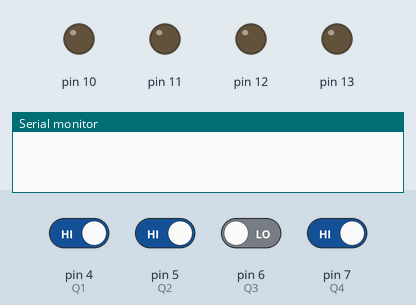
Simulated run of this sketch. Board: Arduino Uno, built with avr-gcc and run on an emulated ATmega328P. Shown: output pins drawn as LEDs (lit = HIGH), the last lines printed to the serial monitor. The inputs (shaded band) are chosen by the test bench; at power-on: pin 4 (Q1), pin 5 (Q2), pin 7 (Q4) HIGH, pin 6 (Q3) LOW.

Above: at 1.2 s.
1.3 s: pin 4 (Q1) driven LOW
2.8 s: pin 7 (Q4) driven LOW
At 3.9 s:
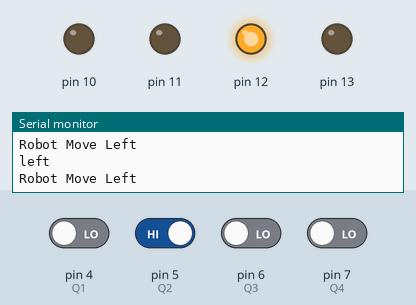
4.3 s: pin 6 (Q3) driven HIGH
At 5.4 s:
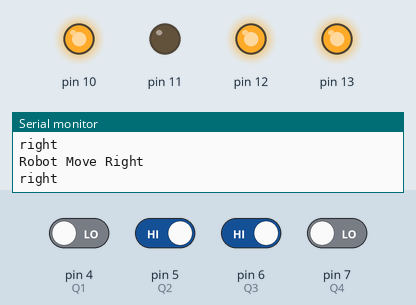
5.8 s: pin 5 (Q2) driven LOW
At 7.0 s:
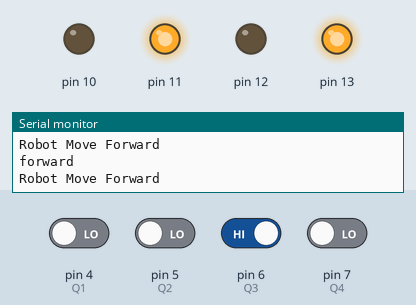
7.3 s: pin 5 (Q2) driven HIGH
At 8.3 s:
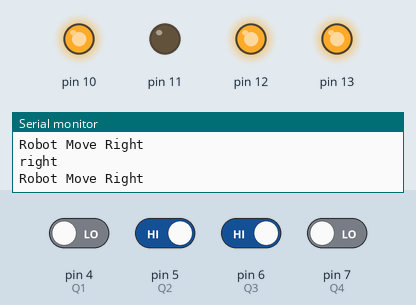
10.3 s: pin 6 (Q3) driven LOW
At 11.3 s:
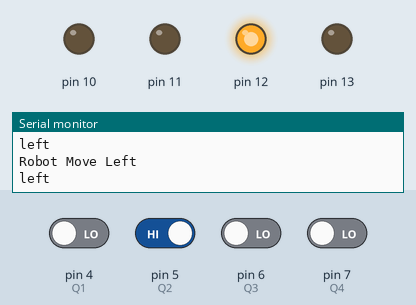
Timing chart, 0 to 13.3 s (numbered marks = the images above; inputs shaded):
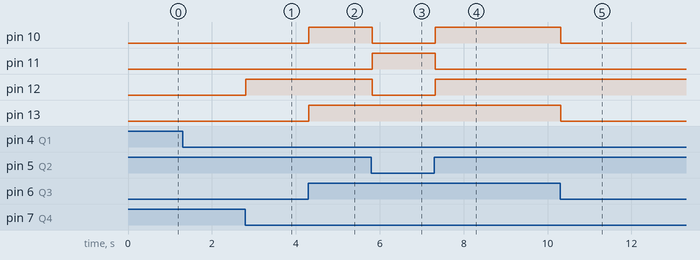

Measured:
- after the input at 2.8 s, pin 12: LOW → HIGH at once
- after the input at 4.3 s, pin 10, pin 13: LOW → HIGH at once
- after the input at 5.8 s, pin 10, pin 12: HIGH → LOW at once; pin 11: LOW → HIGH at once
- after the input at 7.3 s, pin 10, pin 12: LOW → HIGH at once; pin 11: HIGH → LOW at once
- after the input at 10.3 s, pin 10, pin 13: HIGH → LOW at once

The sketch:

Mobile_Controlled_Robot.ino
```cpp
#define Q1 4
#define Q2 5
#define Q3 6
#define Q4 7

void setup() {
  // put your setup code here, to run once:
  pinMode (10, OUTPUT);
  pinMode (11, OUTPUT);
  pinMode (12, OUTPUT);
  pinMode (13, OUTPUT);
  pinMode (Q1, INPUT);
  pinMode (Q2, INPUT);
  pinMode (Q3, INPUT);
  pinMode (Q4, INPUT);
  Serial.begin (9600);


}

void loop() {
  // put your main code here, to run repeatedly:

  int D0 = digitalRead(Q1);
  int D1 = digitalRead (Q2);
  int D2 = digitalRead (Q3);
  int D3 = digitalRead (Q4);
  if ((D0 == 0) && (D1 == 0) && (D2 == 1) && (D3 == 0)) {
    forward();
    Serial.println("Robot Move Forward");
  }
  if ((D0 == 0) && (D1 == 1) && (D2 == 1) && (D3 == 0)) {
    right();
    Serial.println("Robot Move Right");
  }
  if ((D0 == 0) && (D1 == 1) && (D2 == 0) && (D3 == 0)) {
    left();
    Serial.println("Robot Move Left");
  }
  if ((D0 == 0) && (D1 == 1) && (D2 == 0) && (D3 == 1)) {
    stoprobot();
    Serial.println("Stop");
  }
  if ((D0 == 1) && (D1 == 0) && (D2 == 0) && (D3 == 0)) {
    backward();
    Serial.println("Backward");
  }
}

void forward() {
  digitalWrite (10, LOW);
  digitalWrite (11, HIGH);
  digitalWrite (12, LOW);
  digitalWrite (13, HIGH);
  Serial.println("forward");
}
void right() {
  digitalWrite(10, HIGH);
  digitalWrite(11, LOW);
  digitalWrite(12, HIGH);
  digitalWrite(13, HIGH);
  Serial.println("right");
}
void left() {
  digitalWrite(10, LOW);
  digitalWrite(11, LOW);
  digitalWrite(12, HIGH);
  digitalWrite(13, LOW);
  Serial.println("left");
}
void stoprobot() {
  digitalWrite(10, LOW);
  digitalWrite(11, LOW);
  digitalWrite(12, LOW);
  digitalWrite(13, LOW);
  Serial.println("stop");

}
void backward() {
  digitalWrite(10, HIGH);
  digitalWrite(11, LOW);
  digitalWrite(12, HIGH);
  digitalWrite(13, LOW);
  Serial.println("stop");

}
```
